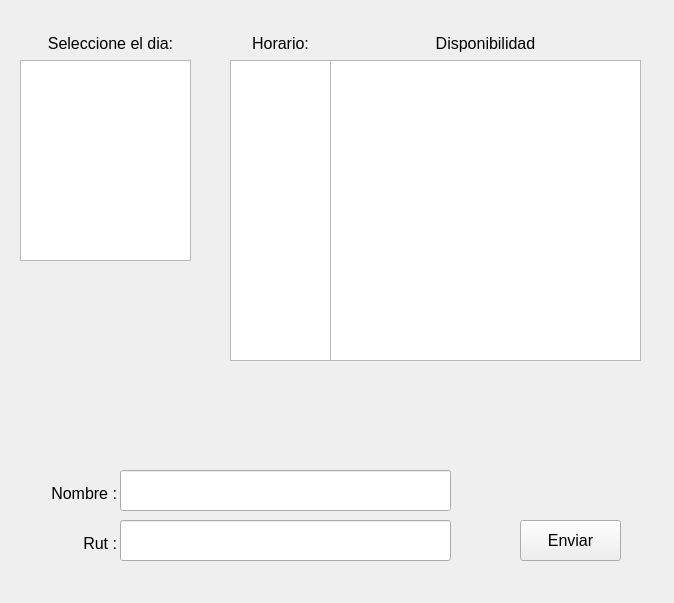
<?xml version="1.0" encoding="UTF-8"?>
<ui version="4.0">
 <class>Ventana_paciente</class>
 <widget class="QWidget" name="Ventana_paciente">
  <property name="geometry">
   <rect>
    <x>0</x>
    <y>0</y>
    <width>674</width>
    <height>603</height>
   </rect>
  </property>
  <property name="windowTitle">
   <string>Form</string>
  </property>
  <widget class="QPushButton" name="BotonEnviar">
   <property name="geometry">
    <rect>
     <x>520</x>
     <y>520</y>
     <width>101</width>
     <height>41</height>
    </rect>
   </property>
   <property name="font">
    <font>
     <pointsize>12</pointsize>
    </font>
   </property>
   <property name="text">
    <string>Enviar</string>
   </property>
  </widget>
  <widget class="QListWidget" name="Listas_Dias">
   <property name="geometry">
    <rect>
     <x>20</x>
     <y>60</y>
     <width>171</width>
     <height>201</height>
    </rect>
   </property>
   <property name="font">
    <font>
     <pointsize>14</pointsize>
    </font>
   </property>
  </widget>
  <widget class="QListWidget" name="Lista_Estados">
   <property name="geometry">
    <rect>
     <x>330</x>
     <y>60</y>
     <width>311</width>
     <height>301</height>
    </rect>
   </property>
   <property name="font">
    <font>
     <pointsize>14</pointsize>
    </font>
   </property>
  </widget>
  <widget class="QLineEdit" name="RellenoNombre">
   <property name="geometry">
    <rect>
     <x>120</x>
     <y>470</y>
     <width>331</width>
     <height>41</height>
    </rect>
   </property>
   <property name="font">
    <font>
     <pointsize>12</pointsize>
    </font>
   </property>
  </widget>
  <widget class="QLineEdit" name="RellenoRut">
   <property name="geometry">
    <rect>
     <x>120</x>
     <y>520</y>
     <width>331</width>
     <height>41</height>
    </rect>
   </property>
   <property name="font">
    <font>
     <pointsize>12</pointsize>
    </font>
   </property>
  </widget>
  <widget class="QListWidget" name="Lista_Horarios">
   <property name="geometry">
    <rect>
     <x>230</x>
     <y>60</y>
     <width>101</width>
     <height>301</height>
    </rect>
   </property>
   <property name="font">
    <font>
     <pointsize>14</pointsize>
    </font>
   </property>
   <property name="styleSheet">
    <string notr="true"/>
   </property>
  </widget>
  <widget class="QWidget" name="horizontalLayoutWidget">
   <property name="geometry">
    <rect>
     <x>189</x>
     <y>59</y>
     <width>41</width>
     <height>281</height>
    </rect>
   </property>
   <layout class="QHBoxLayout" name="Separador"/>
  </widget>
  <widget class="QTextBrowser" name="textBrowser">
   <property name="geometry">
    <rect>
     <x>30</x>
     <y>480</y>
     <width>91</width>
     <height>41</height>
    </rect>
   </property>
   <property name="styleSheet">
    <string notr="true">background-color: transparent; color:black; border: none;</string>
   </property>
   <property name="html">
    <string>&lt;!DOCTYPE HTML PUBLIC &quot;-//W3C//DTD HTML 4.0//EN&quot; &quot;http://www.w3.org/TR/REC-html40/strict.dtd&quot;&gt;
&lt;html&gt;&lt;head&gt;&lt;meta name=&quot;qrichtext&quot; content=&quot;1&quot; /&gt;&lt;meta charset=&quot;utf-8&quot; /&gt;&lt;style type=&quot;text/css&quot;&gt;
p, li { white-space: pre-wrap; }
hr { height: 1px; border-width: 0; }
li.unchecked::marker { content: &quot;\2610&quot;; }
li.checked::marker { content: &quot;\2612&quot;; }
&lt;/style&gt;&lt;/head&gt;&lt;body style=&quot; font-family:'Segoe UI'; font-size:9pt; font-weight:400; font-style:normal;&quot;&gt;
&lt;p align=&quot;right&quot; style=&quot; margin-top:0px; margin-bottom:0px; margin-left:0px; margin-right:0px; -qt-block-indent:0; text-indent:0px;&quot;&gt;&lt;span style=&quot; font-size:12pt;&quot;&gt;Nombre :&lt;/span&gt;&lt;/p&gt;&lt;/body&gt;&lt;/html&gt;</string>
   </property>
  </widget>
  <widget class="QTextBrowser" name="textBrowser_2">
   <property name="geometry">
    <rect>
     <x>50</x>
     <y>530</y>
     <width>71</width>
     <height>31</height>
    </rect>
   </property>
   <property name="styleSheet">
    <string notr="true">background-color: transparent; color:black; border: none;</string>
   </property>
   <property name="html">
    <string>&lt;!DOCTYPE HTML PUBLIC &quot;-//W3C//DTD HTML 4.0//EN&quot; &quot;http://www.w3.org/TR/REC-html40/strict.dtd&quot;&gt;
&lt;html&gt;&lt;head&gt;&lt;meta name=&quot;qrichtext&quot; content=&quot;1&quot; /&gt;&lt;meta charset=&quot;utf-8&quot; /&gt;&lt;style type=&quot;text/css&quot;&gt;
p, li { white-space: pre-wrap; }
hr { height: 1px; border-width: 0; }
li.unchecked::marker { content: &quot;\2610&quot;; }
li.checked::marker { content: &quot;\2612&quot;; }
&lt;/style&gt;&lt;/head&gt;&lt;body style=&quot; font-family:'Segoe UI'; font-size:9pt; font-weight:400; font-style:normal;&quot;&gt;
&lt;p align=&quot;right&quot; style=&quot; margin-top:0px; margin-bottom:0px; margin-left:0px; margin-right:0px; -qt-block-indent:0; text-indent:0px;&quot;&gt;&lt;span style=&quot; font-size:12pt;&quot;&gt;Rut :&lt;/span&gt;&lt;/p&gt;&lt;/body&gt;&lt;/html&gt;</string>
   </property>
  </widget>
  <widget class="QTextBrowser" name="textBrowser_3">
   <property name="geometry">
    <rect>
     <x>40</x>
     <y>30</y>
     <width>141</width>
     <height>31</height>
    </rect>
   </property>
   <property name="styleSheet">
    <string notr="true">background-color: transparent; color:black; border: none;</string>
   </property>
   <property name="html">
    <string>&lt;!DOCTYPE HTML PUBLIC &quot;-//W3C//DTD HTML 4.0//EN&quot; &quot;http://www.w3.org/TR/REC-html40/strict.dtd&quot;&gt;
&lt;html&gt;&lt;head&gt;&lt;meta name=&quot;qrichtext&quot; content=&quot;1&quot; /&gt;&lt;meta charset=&quot;utf-8&quot; /&gt;&lt;style type=&quot;text/css&quot;&gt;
p, li { white-space: pre-wrap; }
hr { height: 1px; border-width: 0; }
li.unchecked::marker { content: &quot;\2610&quot;; }
li.checked::marker { content: &quot;\2612&quot;; }
&lt;/style&gt;&lt;/head&gt;&lt;body style=&quot; font-family:'Segoe UI'; font-size:9pt; font-weight:400; font-style:normal;&quot;&gt;
&lt;p align=&quot;center&quot; style=&quot; margin-top:0px; margin-bottom:0px; margin-left:0px; margin-right:0px; -qt-block-indent:0; text-indent:0px;&quot;&gt;&lt;span style=&quot; font-size:12pt;&quot;&gt;Seleccione el dia:&lt;/span&gt;&lt;/p&gt;&lt;/body&gt;&lt;/html&gt;</string>
   </property>
  </widget>
  <widget class="QTextBrowser" name="textBrowser_4">
   <property name="geometry">
    <rect>
     <x>230</x>
     <y>30</y>
     <width>101</width>
     <height>31</height>
    </rect>
   </property>
   <property name="styleSheet">
    <string notr="true">background-color: transparent; color:black; border: none;</string>
   </property>
   <property name="html">
    <string>&lt;!DOCTYPE HTML PUBLIC &quot;-//W3C//DTD HTML 4.0//EN&quot; &quot;http://www.w3.org/TR/REC-html40/strict.dtd&quot;&gt;
&lt;html&gt;&lt;head&gt;&lt;meta name=&quot;qrichtext&quot; content=&quot;1&quot; /&gt;&lt;meta charset=&quot;utf-8&quot; /&gt;&lt;style type=&quot;text/css&quot;&gt;
p, li { white-space: pre-wrap; }
hr { height: 1px; border-width: 0; }
li.unchecked::marker { content: &quot;\2610&quot;; }
li.checked::marker { content: &quot;\2612&quot;; }
&lt;/style&gt;&lt;/head&gt;&lt;body style=&quot; font-family:'Segoe UI'; font-size:9pt; font-weight:400; font-style:normal;&quot;&gt;
&lt;p align=&quot;center&quot; style=&quot; margin-top:0px; margin-bottom:0px; margin-left:0px; margin-right:0px; -qt-block-indent:0; text-indent:0px;&quot;&gt;&lt;span style=&quot; font-size:12pt;&quot;&gt;Horario:&lt;/span&gt;&lt;/p&gt;&lt;/body&gt;&lt;/html&gt;</string>
   </property>
  </widget>
  <widget class="QTextBrowser" name="textBrowser_5">
   <property name="geometry">
    <rect>
     <x>330</x>
     <y>30</y>
     <width>311</width>
     <height>31</height>
    </rect>
   </property>
   <property name="styleSheet">
    <string notr="true">background-color: transparent; color:black; border: none;</string>
   </property>
   <property name="html">
    <string>&lt;!DOCTYPE HTML PUBLIC &quot;-//W3C//DTD HTML 4.0//EN&quot; &quot;http://www.w3.org/TR/REC-html40/strict.dtd&quot;&gt;
&lt;html&gt;&lt;head&gt;&lt;meta name=&quot;qrichtext&quot; content=&quot;1&quot; /&gt;&lt;meta charset=&quot;utf-8&quot; /&gt;&lt;style type=&quot;text/css&quot;&gt;
p, li { white-space: pre-wrap; }
hr { height: 1px; border-width: 0; }
li.unchecked::marker { content: &quot;\2610&quot;; }
li.checked::marker { content: &quot;\2612&quot;; }
&lt;/style&gt;&lt;/head&gt;&lt;body style=&quot; font-family:'Segoe UI'; font-size:9pt; font-weight:400; font-style:normal;&quot;&gt;
&lt;p align=&quot;center&quot; style=&quot; margin-top:0px; margin-bottom:0px; margin-left:0px; margin-right:0px; -qt-block-indent:0; text-indent:0px;&quot;&gt;&lt;span style=&quot; font-size:12pt;&quot;&gt;Disponibilidad&lt;/span&gt;&lt;/p&gt;&lt;/body&gt;&lt;/html&gt;</string>
   </property>
  </widget>
 </widget>
 <resources/>
 <connections/>
</ui>
